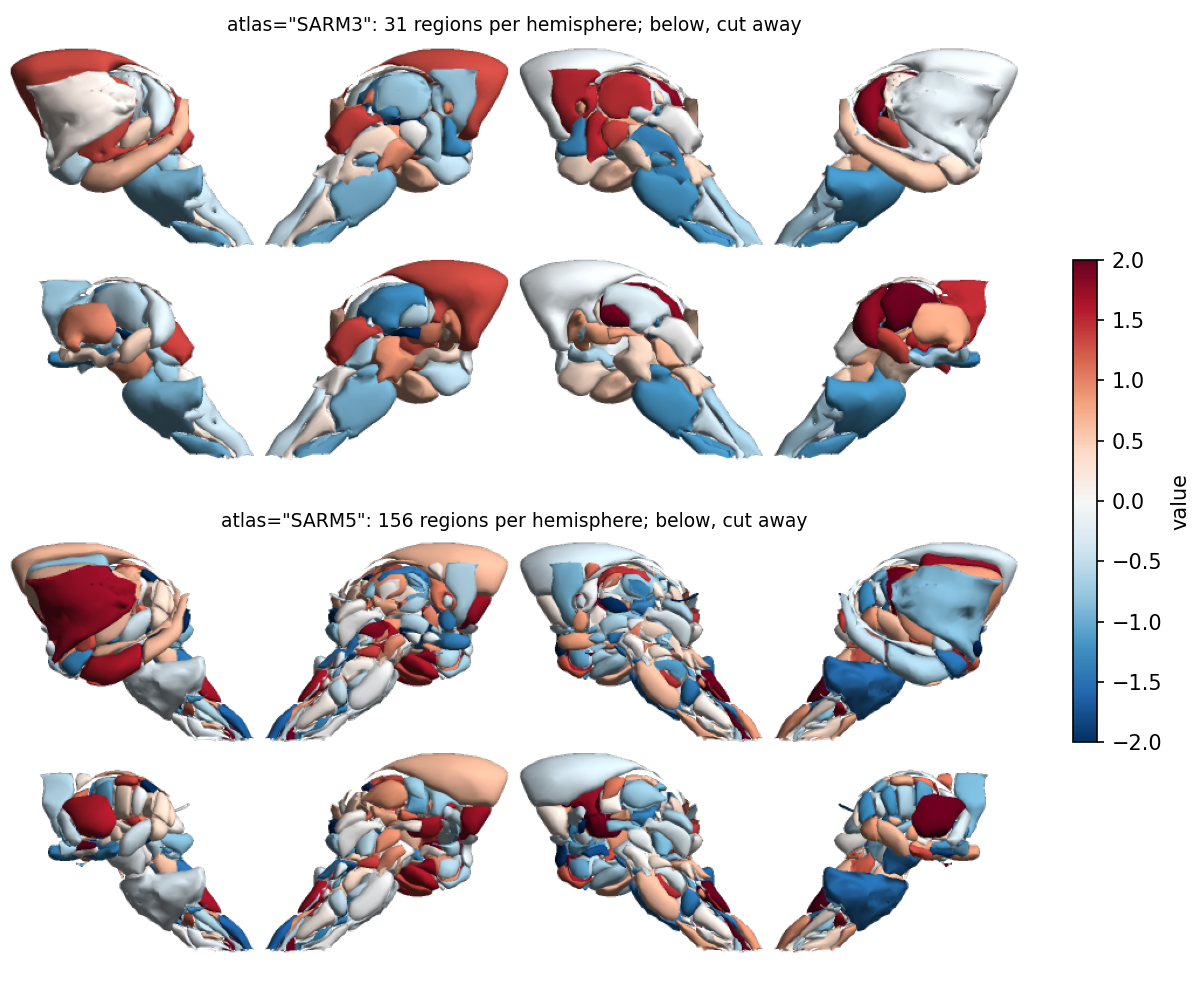

Generate this figure with Python:
"""The macaque subcortex (NMT v2.1-sym, SARM): random values on SARM level 3's
31 regions per hemisphere and level 5's 156, each in the row layout (left
lateral, left medial, right medial, right lateral) with its views cut away
below (cut=True): the lateral views without the outer structures, the medial
views without the midline ones.

    python examples/macaque_subcortex.py      # writes examples/macaque_subcortex.png
"""

import os

import matplotlib
import matplotlib.pyplot as plt
import numpy as np

import scmaps

matplotlib.use("Agg")
rng = np.random.default_rng(0)
fig, axes = plt.subplots(2, 1, figsize=(8, 6.6), layout="constrained")
style = dict(cmap="RdBu_r", vmin=-2, vmax=2, dpi=150, layout="row", cut=True)
for ax, atlas in zip(axes, ("SARM3", "SARM5")):
    names = scmaps.subcortex_regions(atlas)
    sm = scmaps.plot_subcortex(dict(zip(names, rng.normal(size=len(names)))), ax=ax, atlas=atlas, **style)
    ax.set_title(f'atlas="{atlas}": {len(names) // 2} regions per hemisphere; below, cut away', fontsize=9)
fig.colorbar(sm, ax=axes, shrink=0.5, label="value")
fig.savefig(os.path.join(os.path.dirname(os.path.abspath(__file__)), "macaque_subcortex.png"), dpi=150)
